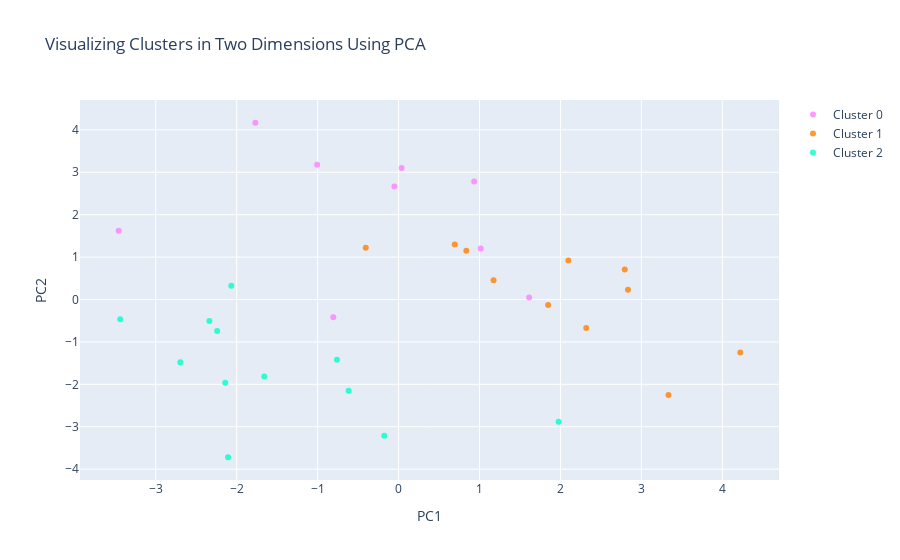

Source (notebook cell):
### Code cell
configure_plotly_browser_state()
init_notebook_mode(connected=True)

#trace1 is for 'Cluster 0'
trace1 = go.Scatter(
                    x = cluster0["PC1_2d"],
                    y = cluster0["PC2_2d"],
                    mode = "markers",
                    name = "Cluster 0",
                    marker = dict(color = 'rgba(255, 128, 255, 0.8)'),
                    text = None)

#trace2 is for 'Cluster 1'
trace2 = go.Scatter(
                    x = cluster1["PC1_2d"],
                    y = cluster1["PC2_2d"],
                    mode = "markers",
                    name = "Cluster 1",
                    marker = dict(color = 'rgba(255, 128, 2, 0.8)'),
                    text = None)

#trace3 is for 'Cluster 2'
trace3 = go.Scatter(
                    x = cluster2["PC1_2d"],
                    y = cluster2["PC2_2d"],
                    mode = "markers",
                    name = "Cluster 2",
                    marker = dict(color = 'rgba(0, 255, 200, 0.8)'),
                    text = None)

data = [trace1, trace2, trace3]

title = "Visualizing Clusters in Two Dimensions Using PCA"

layout = dict(title = title,
              xaxis= dict(title= 'PC1',ticklen= 5,zeroline= False),
              yaxis= dict(title= 'PC2',ticklen= 5,zeroline= False)
             )

fig = dict(data = data, layout = layout)

iplot(fig)

### Figure 1 — Plotly figure (JSON) as saved in the notebook; plotly's stock layout.template omitted (floating-point values rounded to 4 significant figures)
{"data": [{"name": "Cluster 0", "y": [4.167, 1.202, 2.781, 2.667, 3.18, -0.4188, 1.623, 0.04886, 3.102], "mode": "markers", "marker": {"color": "rgba(255, 128, 255, 0.8)"}, "x": [-1.769, 1.016, 0.9344, -0.05181, -1.006, -0.8062, -3.458, 1.614, 0.03761], "type": "scatter"}, {"name": "Cluster 1", "y": [-2.253, 0.7095, -0.128, 1.299, 0.4562, 1.148, 0.2287, -0.6692, 0.9173, 1.222, -1.252], "mode": "markers", "marker": {"color": "rgba(255, 128, 2, 0.8)"}, "x": [3.335, 2.795, 1.849, 0.6947, 1.174, 0.8375, 2.835, 2.319, 2.098, -0.4051, 4.223], "type": "scatter"}, {"name": "Cluster 2", "y": [-1.814, -0.7443, -2.881, 0.3216, -0.4641, -1.478, -3.719, -0.5064, -1.418, -3.21, -2.152, -1.964], "mode": "markers", "marker": {"color": "rgba(0, 255, 200, 0.8)"}, "x": [-1.659, -2.242, 1.978, -2.067, -3.439, -2.696, -2.106, -2.337, -0.7611, -0.1769, -0.6174, -2.141], "type": "scatter"}], "layout": {"yaxis": {"zeroline": false, "ticklen": 5, "title": {"text": "PC2"}}, "xaxis": {"zeroline": false, "ticklen": 5, "title": {"text": "PC1"}}, "title": {"text": "Visualizing Clusters in Two Dimensions Using PCA"}}}
